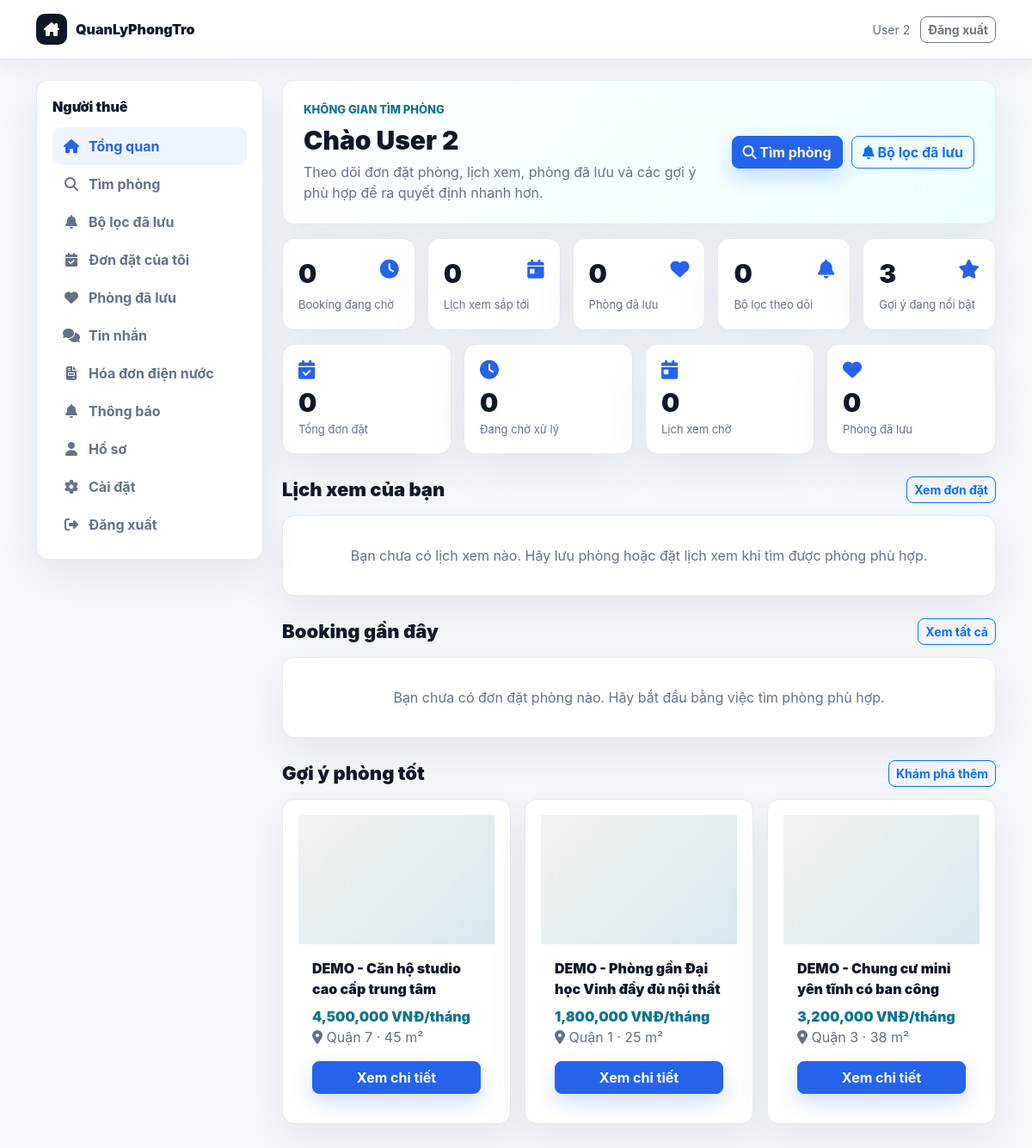
Screenshot of /public/user/dashboard.php (signed in) with the database file from the repository.
### tables this page shows
CREATE TABLE `motels` (
  `id` int(11) NOT NULL,
  `title` varchar(255) NOT NULL,
  `description` text DEFAULT NULL,
  `price` int(11) NOT NULL,
  `deposit_amount` int(11) NOT NULL DEFAULT 0,
  `area` int(11) DEFAULT NULL,
  `address` varchar(255) DEFAULT NULL,
  `province_code` varchar(20) DEFAULT NULL,
  `province_name` varchar(120) DEFAULT NULL,
  `district_code` varchar(20) DEFAULT NULL,
  `district_name` varchar(120) DEFAULT NULL,
  `ward_code` varchar(20) DEFAULT NULL,
  `ward_name` varchar(120) DEFAULT NULL,
  `street_address` varchar(255) DEFAULT NULL,
  `address_api_source` varchar(80) DEFAULT NULL,
  `lat` decimal(10,8) DEFAULT NULL,
  `lng` decimal(11,8) DEFAULT NULL,
  `phone` varchar(20) DEFAULT NULL,
  `user_id` int(11) NOT NULL,
  `category_id` int(11) DEFAULT NULL,
  `district_id` int(11) DEFAULT NULL,
  `status` enum('pending','approved','hidden','rejected') DEFAULT 'pending',
  `room_status` enum('available','reserved','rented','unavailable') NOT NULL DEFAULT 'available',
  `rejection_reason` text DEFAULT NULL,
  `rejected_by` int(11) DEFAULT NULL,
  `rejected_at` datetime DEFAULT NULL,
  `count_view` int(11) DEFAULT 0,
  `created_at` timestamp NOT NULL DEFAULT current_timestamp(),
  `updated_at` timestamp NULL DEFAULT NULL,
  `bedrooms` int(11) DEFAULT 0,
  `bathrooms` int(11) DEFAULT 0,
  `max_people` int(11) DEFAULT NULL,
  `utilities` text DEFAULT NULL,
  `furniture` text DEFAULT NULL,
  `verification_status` varchar(30) NOT NULL DEFAULT 'unverified',
  `health_score` int(11) NOT NULL DEFAULT 0,
  `is_featured` tinyint(1) NOT NULL DEFAULT 0,
  `available_from` date DEFAULT NULL,
  `service_fee` int(11) NOT NULL DEFAULT 0,
  `electricity_unit_price` int(11) NOT NULL DEFAULT 0,
  `water_fee_per_person` int(11) NOT NULL DEFAULT 0,
  `internet_fee` int(11) NOT NULL DEFAULT 0,
  `parking_fee` int(11) NOT NULL DEFAULT 0,
  `other_fee` int(11) NOT NULL DEFAULT 0,
  `service_note` varchar(255) DEFAULT NULL,
  `deposit_months` decimal(3,1) NOT NULL DEFAULT 1.0
);

CREATE TABLE `districts` (
  `id` int(11) NOT NULL,
  `name` varchar(255) DEFAULT NULL,
  `province_code` varchar(20) DEFAULT NULL,
  `district_code` varchar(20) DEFAULT NULL
);

### public/user/dashboard.php (the view, shortened to what this page needs)
<?php
@require_once '../../core/Database.php';
$userId = (int)$_SESSION['user_id'];
$userName = $_SESSION['name'] ?? $_SESSION['user_name'] ?? 'Bạn';
function user_dash_e(?string $value): string
{
    return htmlspecialchars((string)$value, ENT_QUOTES, 'UTF-8');
}
function user_dash_money($value): string
{
    return number_format((int)$value) . ' VNĐ';
}
function user_dash_table_exists(mysqli $conn, string $table): bool
{
    $safeTable = $conn->real_escape_string($table);
    $result = $conn->query("SHOW TABLES LIKE '{$safeTable}'");
    return $result && $result->num_rows > 0;
}
function user_dash_column_exists(mysqli $conn, string $table, string $column): bool
{
    $safeTable = $conn->real_escape_string($table);
    $safeColumn = $conn->real_escape_string($column);
    $result = $conn->query("SHOW COLUMNS FROM `{$safeTable}` LIKE '{$safeColumn}'");
    return $result && $result->num_rows > 0;
}
function user_dash_count(mysqli $conn, string $sql, string $types = '', array $params = []): int
{
    $stmt = $conn->prepare($sql);
    if ($types !== '') {
        $stmt->bind_param($types, ...$params);
    }
    $stmt->execute();
    $count = (int)($stmt->get_result()->fetch_assoc()['count'] ?? 0);
    return $count;
}
function user_dash_rows(mysqli $conn, string $sql, string $types = '', array $params = []): array
{
    $stmt = $conn->prepare($sql);
    if ($types !== '') {
        $stmt->bind_param($types, ...$params);
    }
    $stmt->execute();
    $rows = $stmt->get_result()->fetch_all(MYSQLI_ASSOC);
    return $rows;
}
$hasViewingAppointments = user_dash_table_exists($conn, 'viewing_appointments');
$hasSavedSearches = user_dash_table_exists($conn, 'saved_searches');
$hasHealthScore = user_dash_column_exists($conn, 'motels', 'health_score');
$hasFeatured = user_dash_column_exists($conn, 'motels', 'is_featured');
$stats = [
    'total_bookings' => user_dash_count($conn, 'SELECT COUNT(*) AS count FROM bookings WHERE user_id = ?', 'i', [$userId]),
    'pending_bookings' => user_dash_count($conn, "SELECT COUNT(*) AS count FROM bookings WHERE user_id = ? AND status = 'pending'", 'i', [$userId]),
    'total_favorites' => user_dash_count($conn, 'SELECT COUNT(*) AS count FROM favorites WHERE user_id = ?', 'i', [$userId]),
    'pending_viewings' => $hasViewingAppointments ? user_dash_count($conn, "SELECT COUNT(*) AS count FROM viewing_appointments WHERE user_id = ? AND status = 'pending'", 'i', [$userId]) : 0,
    'saved_searches' => $hasSavedSearches ? user_dash_count($conn, 'SELECT COUNT(*) AS count FROM saved_searches WHERE user_id = ?', 'i', [$userId]) : 0,
];
$recentBookings = user_dash_rows(
    $conn,
    "SELECT b.*, m.title, m.price, m.address
     FROM bookings b
     JOIN motels m ON b.motel_id = m.id
     WHERE b.user_id = ?
     ORDER BY b.created_at DESC
     LIMIT 5",
    'i',
    [$userId]
);
$recentViewings = $hasViewingAppointments
    ? user_dash_rows(
        $conn,
        "SELECT va.*, m.title, m.address
         FROM viewing_appointments va
         JOIN motels m ON va.motel_id = m.id
         WHERE va.user_id = ?
         ORDER BY va.preferred_time ASC
         LIMIT 4",
        'i',
        [$userId]
    )
    : [];
$healthSelect = $hasHealthScore ? 'm.health_score' : '0 AS health_score';
$orderParts = [];
if ($hasFeatured) {
    $orderParts[] = 'm.is_featured DESC';
}
if ($hasHealthScore) {
    $orderParts[] = 'm.health_score DESC';
}
$orderParts[] = 'm.count_view DESC';
$orderBy = implode(', ', $orderParts);
$featuredMotels = user_dash_rows(
    $conn,
    "SELECT m.id, m.title, m.price, m.address, m.area, {$healthSelect}, d.name AS district_name
     FROM motels m
     LEFT JOIN districts d ON m.district_id = d.id
     WHERE m.status = 'approved'
     ORDER BY {$orderBy}
     LIMIT 6"
);
?>
<!DOCTYPE html>
<html lang="vi">
<head>
    <link href="https://cdn.jsdelivr.net/npm/bootstrap@5.3.0/dist/css/bootstrap.min.css" rel="stylesheet">
    <link href="https://cdnjs.cloudflare.com/ajax/libs/font-awesome/6.5.0/css/all.min.css" rel="stylesheet">
    <link href="../assets/css/modern.css" rel="stylesheet">
    <link href="../assets/css/workbench.css" rel="stylesheet">
</head>
<body class="workbench">
    <header class="wb-topbar">
        <div class="container-lg wb-topbar-inner">
            <a class="wb-brand" href="../index.php">
                <span class="wb-brand-mark"><i class="fas fa-house-chimney"></i></span>
                <span>QuanLyPhongTro</span>
            </a>
            <div class="wb-user">
                <span><?php echo user_dash_e($userName); ?></span>
                <a class="btn btn-outline-secondary btn-sm" href="../logout.php">Đăng xuất</a>
            </div>
        </div>
    </header>
    <main class="wb-shell">
        <div class="container-lg wb-layout">
            <aside class="wb-sidebar">
                <?php
                require __DIR__ . '/_nav_sidebar.php';
                ?>
            </aside>
            <section>
                <div class="wb-hero mb-3">
                    <div>
                        <div class="wb-eyebrow">Không gian tìm phòng</div>
                        <h1>Chào <?php echo user_dash_e($userName); ?></h1>
                        <p>Theo dõi đơn đặt phòng, lịch xem, phòng đã lưu và các gợi ý phù hợp để ra quyết định nhanh hơn.</p>
                    </div>
                    <div class="wb-actions">
                        <a href="search.php" class="btn btn-primary"><i class="fas fa-magnifying-glass"></i> Tìm phòng</a>
                        <a href="saved-searches.php" class="btn btn-outline-primary"><i class="fas fa-bell"></i> Bộ lọc đã lưu</a>
                    </div>
                </div>
                <div class="wb-grid wb-queue mb-3">
                    <a class="wb-card wb-queue-card" href="my-bookings.php">
                        <div class="wb-queue-top"><div class="wb-queue-value"><?php echo $stats['pending_bookings']; ?></div><i class="fas fa-clock wb-card-icon"></i></div>
                        <div class="wb-queue-label">Booking đang chờ</div>
                    </a>
                    <a class="wb-card wb-queue-card" href="my-bookings.php">
                        <div class="wb-queue-top"><div class="wb-queue-value"><?php echo $stats['pending_viewings']; ?></div><i class="fas fa-calendar-day wb-card-icon"></i></div>
                        <div class="wb-queue-label">Lịch xem sắp tới</div>
                    </a>
                    <a class="wb-card wb-queue-card" href="saved-motels.php">
                        <div class="wb-queue-top"><div class="wb-queue-value"><?php echo $stats['total_favorites']; ?></div><i class="fas fa-heart wb-card-icon"></i></div>
                        <div class="wb-queue-label">Phòng đã lưu</div>
                    </a>
                    <a class="wb-card wb-queue-card" href="saved-searches.php">
                        <div class="wb-queue-top"><div class="wb-queue-value"><?php echo $stats['saved_searches']; ?></div><i class="fas fa-bell wb-card-icon"></i></div>
                        <div class="wb-queue-label">Bộ lọc theo dõi</div>
                    </a>
                    <a class="wb-card wb-queue-card" href="search.php">
                        <div class="wb-queue-top"><div class="wb-queue-value"><?php echo count($featuredMotels); ?></div><i class="fas fa-star wb-card-icon"></i></div>
                        <div class="wb-queue-label">Gợi ý đang nổi bật</div>
                    </a>
                </div>
                <div class="wb-grid wb-stats-4">
                    <div class="wb-card"><i class="fas fa-calendar-check wb-card-icon"></i><div class="wb-card-value"><?php echo $stats['total_bookings']; ?></div><div class="wb-card-label">Tổng đơn đặt</div></div>
                    <div class="wb-card"><i class="fas fa-clock wb-card-icon"></i><div class="wb-card-value"><?php echo $stats['pending_bookings']; ?></div><div class="wb-card-label">Đang chờ xử lý</div></div>
                    <div class="wb-card"><i class="fas fa-calendar-day wb-card-icon"></i><div class="wb-card-value"><?php echo $stats['pending_viewings']; ?></div><div class="wb-card-label">Lịch xem chờ</div></div>
                    <div class="wb-card"><i class="fas fa-heart wb-card-icon"></i><div class="wb-card-value"><?php echo $stats['total_favorites']; ?></div><div class="wb-card-label">Phòng đã lưu</div></div>
                </div>
                <div class="wb-section-head">
                    <h2>Lịch xem của bạn</h2>
                    <a href="my-bookings.php" class="btn btn-outline-primary btn-sm">Xem đơn đặt</a>
                </div>
                <div class="wb-list-card">
                    <?php if ($recentViewings): ?>
                        <?php foreach ($recentViewings as $viewing): ?>
                            <div class="wb-list-row">
                                <div>
                                    <div class="wb-title"><?php echo user_dash_e($viewing['title'] ?? 'N/A'); ?></div>
                                    <div class="wb-muted"><?php echo user_dash_e($viewing['address'] ?? ''); ?> · <?php echo date('d/m/Y H:i', strtotime((string)$viewing['preferred_time'])); ?></div>
                                </div>
                                <span class="wb-pill warning"><?php echo user_dash_status((string)($viewing['status'] ?? 'pending')); ?></span>
                            </div>
                        <?php endforeach; ?>
                    <?php else: ?>
                        <div class="wb-empty">Bạn chưa có lịch xem nào. Hãy lưu phòng hoặc đặt lịch xem khi tìm được phòng phù hợp.</div>
                    <?php endif; ?>
                </div>
                <div class="wb-section-head">
                    <h2>Booking gần đây</h2>
                    <a href="my-bookings.php" class="btn btn-outline-primary btn-sm">Xem tất cả</a>
                </div>
                <div class="wb-list-card">
                    <?php if ($recentBookings): ?>
                        <?php foreach ($recentBookings as $booking): ?>
                            <div class="wb-list-row">
                                <div>
                                    <div class="wb-title"><?php echo user_dash_e($booking['title'] ?? 'N/A'); ?></div>
                                    <div class="wb-muted"><?php echo user_dash_e($booking['address'] ?? ''); ?> · Check-in <?php echo user_dash_e($booking['checkin_date'] ?? ''); ?></div>
                                </div>
                                <div class="text-end">
                                    <div class="wb-price"><?php echo user_dash_money($booking['deposit_amount'] ?? 0); ?></div>
                                    <span class="wb-pill warning mt-2"><?php echo user_dash_status((string)($booking['status'] ?? 'pending')); ?></span>
                                </div>
                            </div>
                        <?php endforeach; ?>
                    <?php else: ?>
                        <div class="wb-empty">Bạn chưa có đơn đặt phòng nào. Hãy bắt đầu bằng việc tìm phòng phù hợp.</div>
                    <?php endif; ?>
                </div>
                <div class="wb-section-head">
                    <h2>Gợi ý phòng tốt</h2>
                    <a href="search.php?sort=featured" class="btn btn-outline-primary btn-sm">Khám phá thêm</a>
                </div>
                <?php if ($featuredMotels): ?>
                    <div class="wb-room-grid">
                        <?php foreach ($featuredMotels as $motel): ?>
                            <article class="wb-card wb-room-card">
                                <div class="wb-room-photo"></div>
                                <div class="wb-room-body">
                                    <div class="wb-title mb-2"><?php echo user_dash_e($motel['title'] ?? 'N/A'); ?></div>
                                    <div class="wb-price"><?php echo user_dash_money($motel['price'] ?? 0); ?>/tháng</div>
                                    <div class="wb-muted mb-3">
                                        <i class="fas fa-location-dot"></i>
                                        <?php echo user_dash_e($motel['district_name'] ?? $motel['address'] ?? ''); ?>
                                        <?php if (!empty($motel['area'])): ?> · <?php echo (int)$motel['area']; ?> m²<?php endif; ?>
                                    </div>
                                    <a href="motel-detail.php?id=<?php echo (int)$motel['id']; ?>" class="btn btn-primary w-100">Xem chi tiết</a>
                                </div>
                            </article>
                        <?php endforeach; ?>
                    </div>
                <?php else: ?>
                    <div class="wb-list-card"><div class="wb-empty">Chưa có phòng được duyệt để gợi ý.</div></div>
                <?php endif; ?>
            </section>
        </div>
    </main>
</body>
</html>

### public/assets/css/modern.css (style rules this page uses)
:root { --app-bg: #f4f7fb; --app-surface: #ffffff; --app-surface-soft: #f8fafc; --app-text: #172033; --app-muted: #667085; --app-border: #e5eaf2; --app-primary: #2563eb; --app-primary-dark: #1e40af; --app-accent: #14b8a6; --app-warning: #f59e0b; --app-danger: #dc2626; --app-success: #16a34a; --app-shadow: 0 14px 40px rgba(15, 23, 42, 0.08); --app-radius: 8px; }
body { background: var(--app-bg) !important; color: var(--app-text); font-family: "Inter", "Segoe UI", Arial, sans-serif !important; }
*, *::before, *::after { box-sizing: border-box; }
.btn, button, .btn-primary, .btn-view, .btn-search, .btn-cta { border-radius: var(--app-radius) !important; font-weight: 700; }
.btn-primary, .btn-view, .btn-search { background: var(--app-primary) !important; border-color: var(--app-primary) !important; box-shadow: 0 10px 24px rgba(37, 99, 235, 0.22); }

### rows the page displays
motels: title "DEMO - Căn hộ studio cao cấp trung tâm", price "4,500,000 VNĐ", district.name "Quận 7", area "45"
motels: title "DEMO - Phòng gần Đại học Vinh đầy đủ nội thất", price "1,800,000 VNĐ", district.name "Quận 1", area "25"
motels: title "DEMO - Chung cư mini yên tĩnh có ban công", price "3,200,000 VNĐ", district.name "Quận 3", area "38"

### other values shown
user_dash_e($userName) "User 2"
$it['label'] "Tổng quan"
$it['label'] "Tìm phòng"
$it['label'] "Bộ lọc đã lưu"
$it['label'] "Đơn đặt của tôi"
$it['label'] "Phòng đã lưu"
$it['label'] "Tin nhắn"
$it['label'] "Hóa đơn điện nước"
$it['label'] "Thông báo"
$it['label'] "Hồ sơ"
$it['label'] "Cài đặt"
$it['label'] "Đăng xuất"
$stats['pending_bookings'] "0"
$stats['pending_viewings'] "0"
$stats['total_favorites'] "0"
